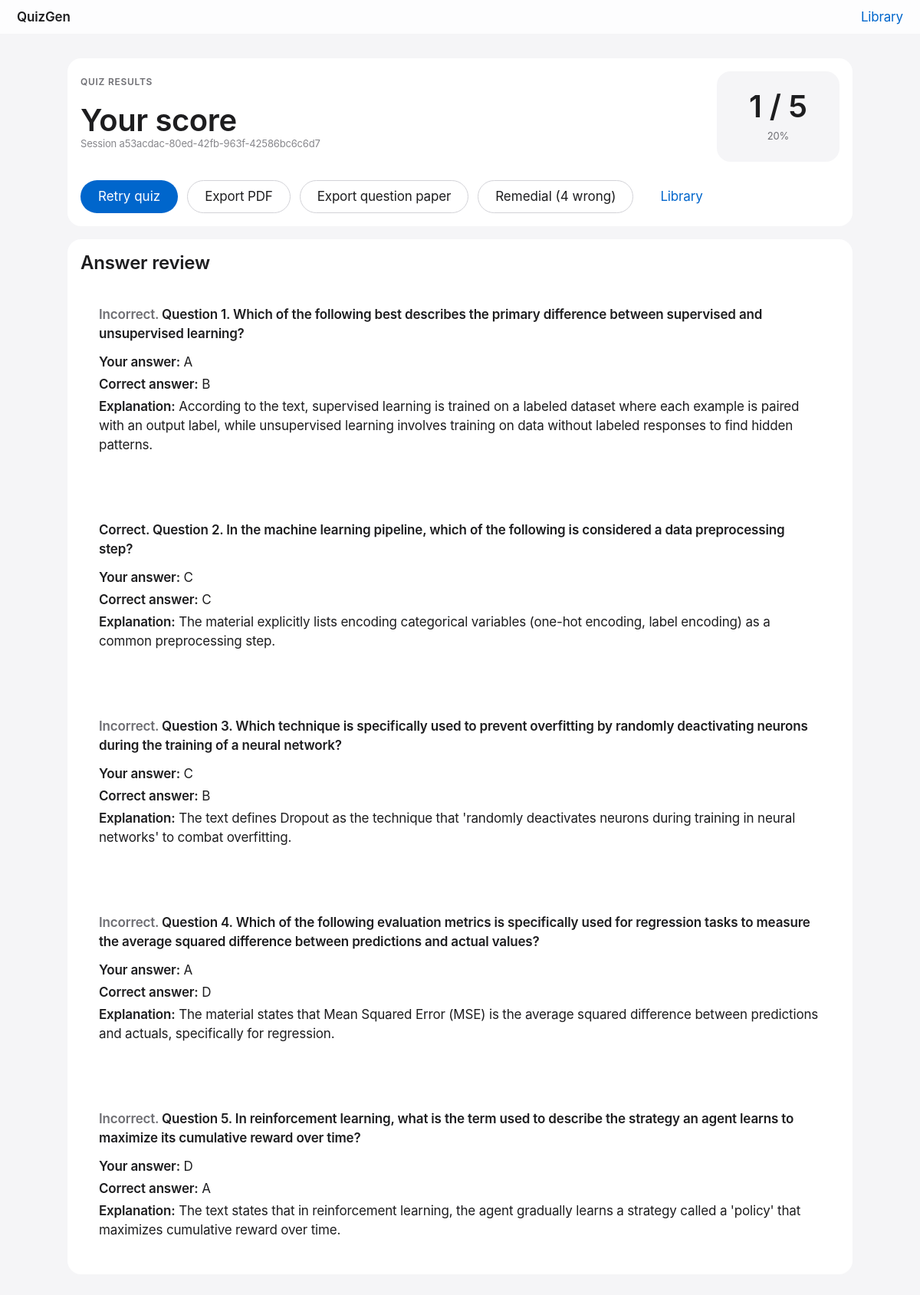
Screenshot of /result/a53acdac-80ed-42fb-963f-42586bc6c6d7/3 with the database file from the repository.
### database.py (models this page shows)
class QuizSession(db.Model):
    id = db.Column(db.String(36), primary_key=True, default=lambda: str(uuid.uuid4()))
    pdf_id = db.Column(db.Integer, db.ForeignKey("pdf.id"), nullable=False)
    num_questions = db.Column(db.Integer, default=10)
    created_at = db.Column(db.DateTime, default=datetime.utcnow)
    questions = db.relationship(
        "Question",
        backref="session",
        lazy=True,
        cascade="all, delete-orphan",
    )
    attempts = db.relationship(
        "QuizAttempt",
        backref="session",
        lazy=True,
        cascade="all, delete-orphan",
    )

class QuizAttempt(db.Model):
    id = db.Column(db.Integer, primary_key=True)
    session_id = db.Column(db.String(36), db.ForeignKey("quiz_session.id"), nullable=False)
    score = db.Column(db.Integer, nullable=False)
    total = db.Column(db.Integer, nullable=False)
    answers = db.Column(db.Text)  # JSON string
    completed_at = db.Column(db.DateTime, default=datetime.utcnow)

class Question(db.Model):
    id = db.Column(db.Integer, primary_key=True)
    session_id = db.Column(db.String(36), db.ForeignKey("quiz_session.id"), nullable=False)
    order = db.Column(db.Integer, nullable=False)
    question_text = db.Column(db.Text, nullable=False)
    option_a = db.Column(db.Text, nullable=False)
    option_b = db.Column(db.Text, nullable=False)
    option_c = db.Column(db.Text, nullable=False)
    option_d = db.Column(db.Text, nullable=False)
    correct_answer = db.Column(db.String(1), nullable=False)
    explanation = db.Column(db.Text)

### app.py (the view, shortened to what this page needs)
@app.route("/result/<session_id>/<int:attempt_id>", methods=["GET"])
def result_page(session_id: str, attempt_id: int):
    session = QuizSession.query.get_or_404(session_id)
    attempt = QuizAttempt.query.filter_by(id=attempt_id, session_id=session.id).first_or_404()
    review_items = _build_review_items_for_attempt(session, attempt)
    percentage = int((attempt.score / attempt.total) * 100) if attempt.total else 0
    wrong_count = sum(1 for item in review_items if not item["is_correct"])
    compare_to = request.args.get("compare_to", type=int)
    improvement = None
    return render_template(
        "result.html",
        session=session,
        attempt=attempt,
        review_items=review_items,
        percentage=percentage,
        wrong_count=wrong_count,
        improvement=improvement,
    )

### templates/result.html (shortened to what this page needs)
{% extends "base.html" %}
{% block content %}
<section class="card card--tight">
  <div class="result-top">
    <div>
      <p class="eyebrow">Quiz results</p>
      <h1 class="title-gap">Your score</h1>
      <p class="muted caption">Session {{ session.id }}</p>
    </div>
    <div class="score-box">
      <p class="score-value score-neutral">{{ attempt.score }} / {{ attempt.total }}</p>
      <p class="caption score-muted">{{ percentage }}%</p>
    </div>
  </div>
  <div class="result-actions">
    <button id="retry-btn" class="btn btn-primary" type="button" data-pdf-id="{{ session.pdf_id }}">Retry quiz</button>
    <a class="btn btn-ghost" href="/api/result/{{ session.id }}/{{ attempt.id }}/export-pdf">Export PDF</a>
    <a class="btn btn-ghost" href="/api/session/{{ session.id }}/export-question-paper">Export question paper</a>
    {% if wrong_count > 0 %}
      <button id="retry-wrong-btn" class="btn btn-ghost" type="button" data-session-id="{{ session.id }}" data-attempt-id="{{ attempt.id }}">
        Remedial ({{ wrong_count }} wrong)
      </button>
    {% endif %}
    <a class="btn btn-secondary" href="{{ url_for('library') }}">Library</a>
  </div>
</section>
<section class="card card--tight">
  <h2 class="section-title">Answer review</h2>
  <div class="review-list">
    {% for item in review_items %}
      <article class="card review-item">
        <h3 class="review-title">
          {% if item.is_correct %}
            <span class="tag-ok">Correct.</span>
          {% else %}
            <span class="tag-bad">Incorrect.</span>
          {% endif %}
          Question {{ item.order }}. {{ item.question }}
        </h3>
        <p class="review-body"><strong>Your answer:</strong> {{ item.user_answer }}</p>
        <p class="review-body"><strong>Correct answer:</strong> {{ item.correct_answer }}</p>
        {% if item.explanation %}
          <p class="review-body review-explanation"><strong>Explanation:</strong> {{ item.explanation }}</p>
        {% endif %}
      </article>
    {% endfor %}
  </div>
</section>
{% endblock %}

### rows the page displays
QuizSession: id "a53acdac-80ed-42fb-963f-42586bc6c6d7"
QuizAttempt: score "1", total "5"
Question: shows "Incorrect.", order "1", question "Which of the following best describes the primary difference between supervised and unsupervised learning?", user_answer "A", correct_answer "B", explanation "According to the text, supervised learning is trained on a labeled dataset where each example is paired with an output label, while unsupervised learning involves training on data without labeled responses to find hidden patterns."
Question: shows "Correct.", order "2", question "In the machine learning pipeline, which of the following is considered a data preprocessing step?", user_answer "C", correct_answer "C", explanation "The material explicitly lists encoding categorical variables (one-hot encoding, label encoding) as a common preprocessing step."
Question: shows "Incorrect.", order "3", question "Which technique is specifically used to prevent overfitting by randomly deactivating neurons during the training of a neural network?", user_answer "C", correct_answer "B", explanation "The text defines Dropout as the technique that 'randomly deactivates neurons during training in neural networks' to combat overfitting."
Question: shows "Incorrect.", order "4", question "Which of the following evaluation metrics is specifically used for regression tasks to measure the average squared difference between predictions and actual values?", user_answer "A", correct_answer "D", explanation "The material states that Mean Squared Error (MSE) is the average squared difference between predictions and actuals, specifically for regression."
Question: shows "Incorrect.", order "5", question "In reinforcement learning, what is the term used to describe the strategy an agent learns to maximize its cumulative reward over time?", user_answer "D", correct_answer "A", explanation "The text states that in reinforcement learning, the agent gradually learns a strategy called a 'policy' that maximizes cumulative reward over time."

### other values shown
{{ percentage }} "20"
{{ wrong_count }} "4"
